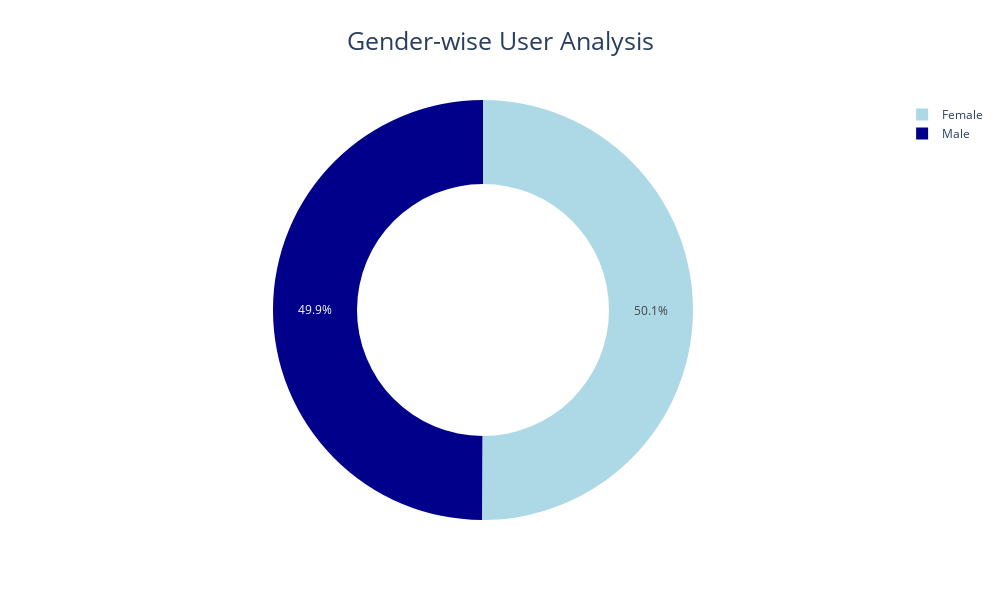

Source (notebook cell):
### Code cell
import plotly.graph_objects as go

labels = gender_wise_analysis.user_attr
values = gender_wise_analysis.user_id
color = ['lightblue', 'darkblue']

# Use `hole` to create a donut-like pie chart
fig = go.Figure(data=[go.Pie(labels=labels, values=values, marker_colors=color, hole=.6)])
fig.update_layout(
    title_text="Gender-wise User Analysis",
    title_x=0.5,  # Center the title
    title_font_size=25)

# Increase the size of the pie chart
fig.update_layout(width=1000, height=600)

fig.show()
fig.write_html("gender_wise_analysis.html", config=config)

### Figure 1 — Plotly figure (JSON) as saved in the notebook; plotly's stock layout.template omitted (floating-point values rounded to 4 significant figures)
{"data": [{"hole": 0.6, "labels": ["Female", "Male"], "marker": {"colors": ["lightblue", "darkblue"]}, "type": "pie", "values": [647453, 645501]}], "layout": {"height": 600, "title": {"font": {"size": 25}, "text": "Gender-wise User Analysis", "x": 0.5}, "width": 1000}}
